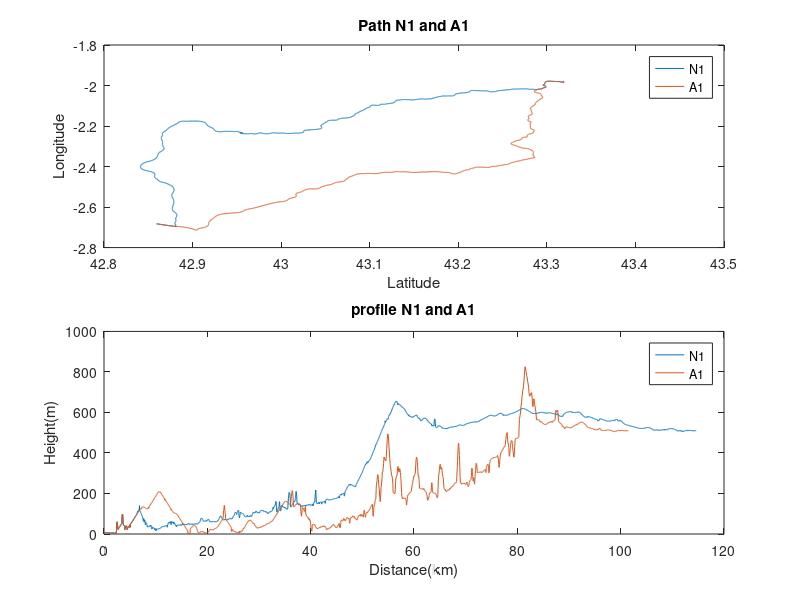

Write the MATLAB code that produced this figure.
%N1 Longitud-Latitud read the files 
n1heights=dlmread('n1-height.csv',',',1,0);
n1longitude= n1heights(:,2);
n1latitude= n1heights(:,1);
%A1 Height-Distance read the files
a1heights= dlmread('a1-height.csv',',',1,0);
a1longitude=a1heights(:,2);
a1latitude= a1heights(:,1);
%Plots of distance-height read the files
subplot(2,2, [1 2])
plot(n1latitude,n1longitude,a1latitude,a1longitude)
xlabel('Latitude')
ylabel('Longitude')
title('Path N1 and A1')
legend('N1','A1')
%N1 Height-Distance read the files
n1heights=dlmread('n1-height.csv',',',1,0);
n1distance= n1heights(:,4);
n1elevation= n1heights(:,3);
%A1 Height-Distance read the files
a1heights= dlmread('a1-height.csv',',',1,0);
a1distance=a1heights(:,4);
a1elevation= a1heights(:,3);
%Plots of distance-height read the files
subplot(2,2, [3 4])
plot(n1distance,n1elevation,a1distance,a1elevation)
xlabel('Distance(km)')
ylabel('Height(m)')
title('profile N1 and A1')
legend('N1', 'A1')


